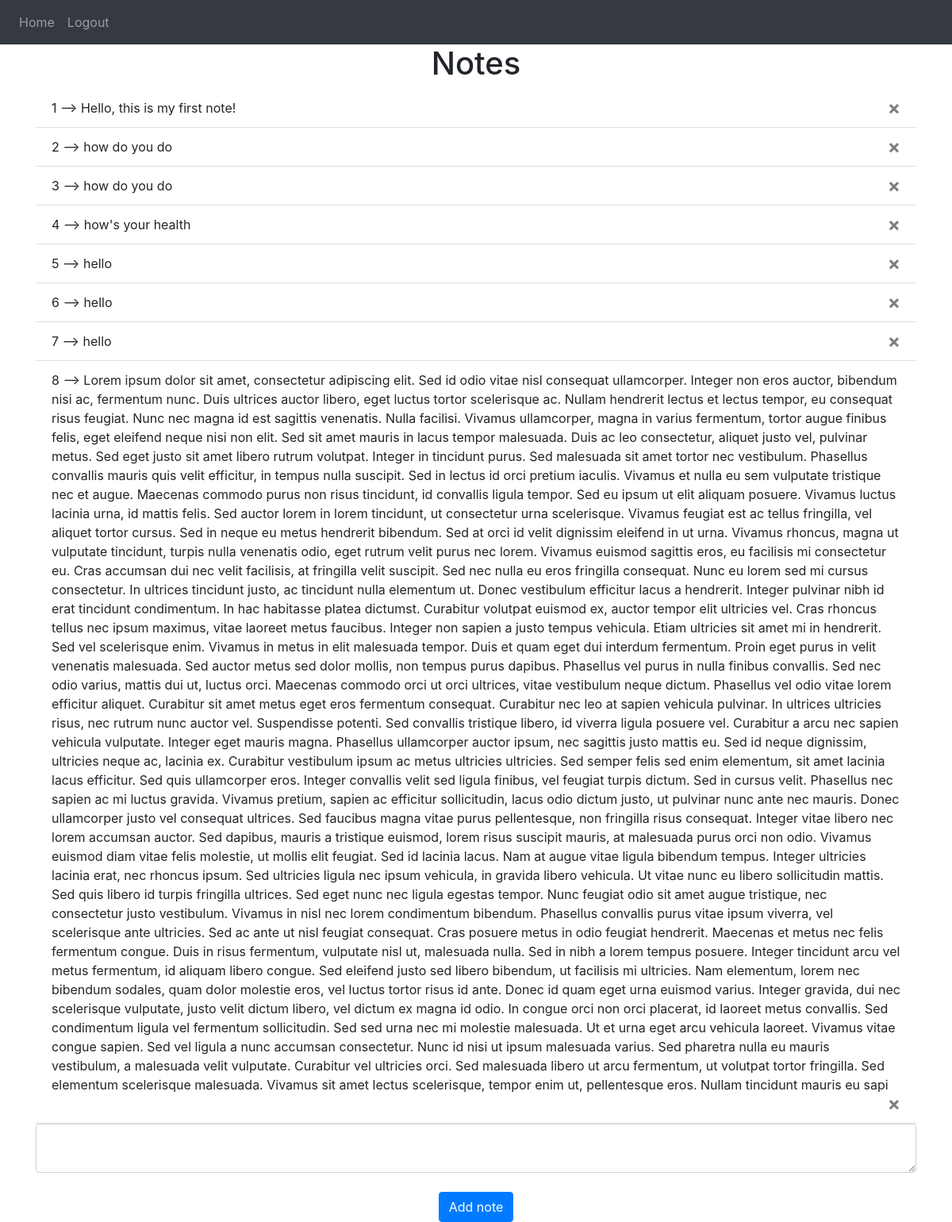
Screenshot of / (signed in) with the database file from the repository.
### website/models.py (models this page shows)
class Note(db.Model):
    id = db.Column(db.Integer, primary_key=True)
    data = db.Column(db.String(10000))
    date = db.Column(db.DateTime(timezone=True), default=func.now())
    user_id = db.Column(db.Integer, db.ForeignKey('user.id'))

### website/views.py (the view, shortened to what this page needs)
@views.route('/', methods=['GET', 'POST']) # a decorator
@login_required # now i can not get to the home page unless i login
def home():
    return render_template("home.html", user=current_user)

### website/__init__.py (called while the page is built)
def create_app():
    app = Flask(__name__)
    app.config['SECRET_KEY'] = 'hkdalkkda kjagdlih'
    app.config['SQLALCHEMY_DATABASE_URI'] = f'sqlite:///{DB_NAME}'
    db.init_app(app) # this ties the database to this flask application.
    from .views import views
    from .auth import auth
    app.register_blueprint(views, url_prefix='/')
    app.register_blueprint(auth, url_prefix='/')
    from .models import User, Note
    with app.app_context():
        db.create_all()
    login_manager = LoginManager()
    login_manager.login_view = 'auth.login' # where to redirect if not logged in
    login_manager.init_app(app)
    @login_manager.user_loader
    def load_user(id):
        return User.query.get(int(id)) # by default, filters for primary key
    return app

### website/templates/home.html (shortened to what this page needs)
{% extends "base.html" %}
{% block content %}
<h1 align="center">Notes</h1>
<ul class="list-group list-group-flush" id="notes">
	{% for note in user.notes %}
	<li class="list-group-item">{{user.notes.index(note)+1}} --> {{ note.data }}
		<button type="button" class="close" onClick="deleteNote({{ note.id }})">
			<span aria-hidden="true">&times;</span>
		</button>
	</li>
	{% endfor %}
</ul>
<form method="POST">
	<textarea name="note" id="note" class="form-control"></textarea>
	<br/>
	<div align="center">
		<button type="submit" class="btn btn-primary"> Add note </button>
	</div>
</form>
{% endblock %}

### website/templates/base.html (shortened to what this page needs)
<!DOCTYPE html>
<html>
	<head>
		<link
		      rel="stylesheet"
		            href="https://stackpath.bootstrapcdn.com/bootstrap/4.4.1/css/bootstrap.min.css"
					    />
		<link
					rel="stylesheet"
					        href="https://stackpath.bootstrapcdn.com/font-awesome/4.7.0/css/font-awesome.min.css"
						          />
	</head>
	<body>
		<nav class="navbar navbar-expand-lg navbar-dark bg-dark">
		<div class="collapse navbar-collapse" id="navbar">
			<div class="navbar-nav">
				{% if user.is_authenticated %}
				<a class="nav-item nav-link" id="home" href="/">Home</a>
				<a class="nav-item nav-link" id="logout" href="/logout">Logout</a>
				{% else %}
				<a class="nav-item nav-link" id="login" href="/login">Login</a>
				<a class="nav-item nav-link" id="signUp" href="/sign-up">Sign Up</a>
				{% endif %}
			</div>
		</div>
		</nav>
		<div class="container">
			{% block content %}
			{% endblock %}
		</div>
	</body>
</html>

### rows the page displays
Note: notes "1", data "Hello, this is my first note!"
Note: user.notes.index(note)+1 "2", data "how do you do"
Note: user.notes.index(note)+1 "3", data "how do you do"
Note: user.notes.index(note)+1 "4", data "how's your health"
Note: user.notes.index(note)+1 "5", data "hello"
Note: user.notes.index(note)+1 "6", data "hello"
Note: user.notes.index(note)+1 "7", data "hello"
Note: user.notes.index(note)+1 "8", data "Lorem ipsum dolor sit amet, consectetur adipiscing elit. Sed id odio vitae nisl consequat ullamcorper. Integer non eros auctor, bibendum nisi ac, fermentum nunc. Duis ultrices auctor libero, eget luctus tortor scelerisque ac. Nullam hendrerit lectus et lectus tempor, eu consequat risus feugiat. Nunc nec magna id est sagittis venenatis. Nulla facilisi. Vivamus ullamcorper, magna in varius fermentum, tortor augue finibus felis, eget eleifend neque nisi non elit. Sed sit amet mauris in lacus tempor malesuada. Duis ac leo consectetur, aliquet justo vel, pulvinar metus. Sed eget justo sit amet libero rutrum volutpat. Integer in tincidunt purus. Sed malesuada sit amet tortor nec vestibulum.…"
